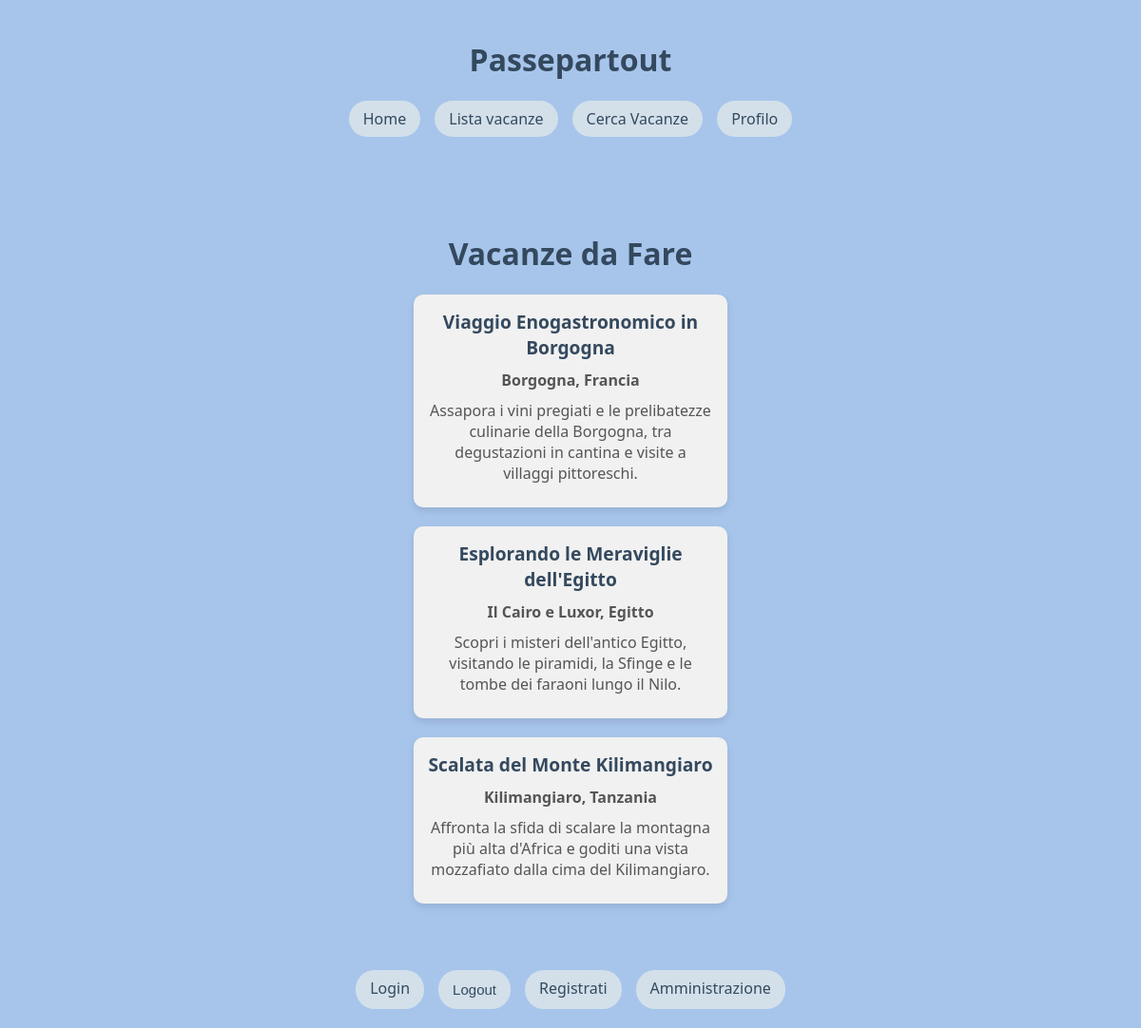
The app's page /vacation/todovacations (signed in) with its own data.
### vacation/models.py (models this page shows, shortened)
class Vacation(models.Model):
    SEASON_CHOICES = [
        ('Inverno', 'Inverno'),
        ('Primavera', 'Primavera'),
        ('Estate', 'Estate'),
        ('Autunno', 'Autunno'),
    ]
    TYPE_CHOICES = [
        ('Culturale', 'Culturale'),
        ('Relax', 'Relax'),
        ('Enogastronomico', 'Enogastronomico'),
        ('On The Road', 'On The Road'),
        ('Avventura', 'Avventura'),
    ]
    DURATION_CHOICES = [
        ('Weekend Lungo (2-4 Giorni)', 'Weekend Lungo (2-4 Giorni)'),
        ('1 Settimana', '1 Settimana'),
        ('2 Settimane', '2 Settimane'),
        ('3 settimane o più', '3 settimane o più')
    ]
    PRICE_CHOICES = [
        ('Viaggio Low Cost', 'Viaggio Low Cost'),
        ('Budget Medio', 'Budget Medio'),
        ('Viaggio di Lusso', 'Viaggio di Lusso'),
    ]
    CONTINENT_CHOICES = [
        ('Europa', 'Europa'),
        ('America del Nord', 'America del Nord'),
        ('America del Sud', 'America del Sud'),
        ('Africa', 'Africa'),
        ('Asia', 'Asia'),
        ('Oceania', 'Oceania'),
        ('Antartide', 'Antartide')
    ]
    titolo = models.CharField(max_length=200)
    luogo = models.CharField(max_length=200)
    continente = models.CharField(max_length=50, choices=CONTINENT_CHOICES)
    durata = models.CharField(max_length=50, choices=DURATION_CHOICES)
    prezzo = models.CharField(max_length=20, choices=PRICE_CHOICES)
    tipologia = models.CharField(max_length=50, choices=TYPE_CHOICES)
    periodo = models.CharField(max_length=20, choices=SEASON_CHOICES)
    descrizione = models.TextField()
    like = models.ManyToManyField(User, blank=True, related_name='like')

### vacation/views.py (the view, shortened to what this page needs)
# urls.py: path("todovacations", ToDoVacations.as_view(), name="todovacations"),
class ToDoVacations(views.LoginRequiredMixin, ListView):
    model = List
    template_name = "vacation/todovacations.html"
    context_object_name = "List"
    def get_queryset(self):
        return List.objects.filter(user=self.request.user).filter(name='Da Fare')

### vacation/templates/vacation/todovacations.html (shortened to what this page needs)
{% extends "base.html" %}
{% block content %}
<div class="to-do-vacations-container">
    <h1>Vacanze da Fare</h1>
    {% for l in List %}
        {% if l.vacations.count > 0 %}
           {% for vacation in l.vacations.all %}
               <div class="vacation-card">
                   <a href="{% url 'vacation:detailvacation' vacation.pk %}"><b>  {{ vacation.titolo }} </b></a>
                   <p> <strong>{{ vacation.luogo }}</strong></p>
                   <p>{{ vacation.descrizione }}</p>
               </div>
           {% endfor %}
        {% else %}
            <p>Non sono presenti elementi in questa lista</p>
        {% endif %}
    {% endfor %}
</div>
{% endblock %}

### templates/base.html (style rules this page uses)
body { font-family: 'Segoe UI', Tahoma, Geneva, Verdana, sans-serif; margin: 0; padding: 0; display: flex; flex-direction: column; min-height: 100vh; background-color: #a7c5eb; color: #34495e; }

### vacation/templates/vacation/todovacations.html (style rules this page uses)
.to-do-vacations-container { display: flex; flex-direction: column; align-items: center; margin-top: 20px; }
.vacation-card { background-color: #f1f1f1; border-radius: 10px; box-shadow: 0 4px 8px rgba(0, 0, 0, 0.1); padding: 15px; margin-bottom: 20px; max-width: 300px; width: 100%; text-align: center; }
.vacation-card a { text-decoration: none; color: #34495e; font-size: 1.2em; font-weight: bold; }
.vacation-card p { margin: 10px 0; color: #555; }

### records on screen
Vacation: titolo "Viaggio Enogastronomico in Borgogna", luogo "Borgogna, Francia", descrizione "Assapora i vini pregiati e le prelibatezze culinarie della Borgogna, tra degustazioni in cantina e visite a villaggi pittoreschi."
Vacation: titolo "Esplorando le Meraviglie dell'Egitto", luogo "Il Cairo e Luxor, Egitto", descrizione "Scopri i misteri dell'antico Egitto, visitando le piramidi, la Sfinge e le tombe dei faraoni lungo il Nilo."
Vacation: titolo "Scalata del Monte Kilimangiaro", luogo "Kilimangiaro, Tanzania", descrizione "Affronta la sfida di scalare la montagna più alta d'Africa e goditi una vista mozzafiato dalla cima del Kilimangiaro."
